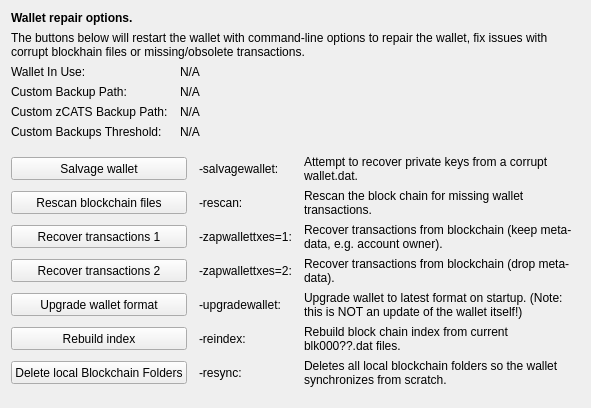
     <widget class="QWidget" name="tab_repair">
      <attribute name="title">
       <string>&amp;Wallet Repair</string>
      </attribute>
      <layout class="QGridLayout" name="gridLayout_4" columnstretch="0,0,0,0">
       <property name="horizontalSpacing">
        <number>12</number>
       </property>
       <item row="0" column="0" colspan="4">
        <widget class="QLabel" name="label_repair_header">
         <property name="font">
          <font>
           <weight>75</weight>
           <bold>true</bold>
          </font>
         </property>
         <property name="text">
          <string>Wallet repair options.</string>
         </property>
        </widget>
       </item>
       <item row="1" column="0" colspan="4">
        <widget class="QLabel" name="label_repair_helptext">
         <property name="font">
          <font>
           <weight>50</weight>
           <bold>false</bold>
          </font>
         </property>
         <property name="text">
          <string>The buttons below will restart the wallet with command-line options to repair the wallet, fix issues with corrupt blockhain files or missing/obsolete transactions.</string>
         </property>
         <property name="wordWrap">
          <bool>true</bool>
         </property>
        </widget>
       </item>
       <item row="2" column="0">
        <widget class="QLabel" name="wallet_path_label">
         <property name="text">
          <string>Wallet In Use:</string>
         </property>
        </widget>
       </item>
       <item row="2" column="1" colspan="3">
        <widget class="QLabel" name="wallet_path">
         <property name="cursor">
          <cursorShape>IBeamCursor</cursorShape>
         </property>
         <property name="text">
          <string>N/A</string>
         </property>
         <property name="textFormat">
          <enum>Qt::PlainText</enum>
         </property>
         <property name="textInteractionFlags">
          <set>Qt::LinksAccessibleByMouse|Qt::TextSelectableByKeyboard|Qt::TextSelectableByMouse</set>
         </property>
        </widget>
       </item>
       <item row="3" column="0">
        <widget class="QLabel" name="wallet_custombackuppath_label">
         <property name="visible">
          <bool>false</bool>
         </property>
         <property name="text">
          <string>Custom Backup Path:</string>
         </property>
        </widget>
       </item>
       <item row="3" column="1" colspan="3">
        <widget class="QLabel" name="wallet_custombackuppath">
         <property name="cursor">
          <cursorShape>IBeamCursor</cursorShape>
         </property>
         <property name="visible">
          <bool>false</bool>
         </property>
         <property name="text">
          <string>N/A</string>
         </property>
         <property name="textFormat">
          <enum>Qt::PlainText</enum>
         </property>
         <property name="textInteractionFlags">
          <set>Qt::LinksAccessibleByMouse|Qt::TextSelectableByKeyboard|Qt::TextSelectableByMouse</set>
         </property>
        </widget>
       </item>
       <item row="4" column="0">
        <widget class="QLabel" name="wallet_customzpivbackuppath_label">
         <property name="visible">
          <bool>false</bool>
         </property>
         <property name="text">
          <string>Custom zCATS Backup Path:</string>
         </property>
        </widget>
       </item>
       <item row="4" column="1" colspan="3">
        <widget class="QLabel" name="wallet_customzpivbackuppath">
         <property name="cursor">
          <cursorShape>IBeamCursor</cursorShape>
         </property>
         <property name="visible">
          <bool>false</bool>
         </property>
         <property name="text">
          <string>N/A</string>
         </property>
         <property name="textFormat">
          <enum>Qt::PlainText</enum>
         </property>
         <property name="textInteractionFlags">
          <set>Qt::LinksAccessibleByMouse|Qt::TextSelectableByKeyboard|Qt::TextSelectableByMouse</set>
         </property>
        </widget>
       </item>
       <item row="5" column="0">
        <widget class="QLabel" name="wallet_custombackupthreshold_label">
         <property name="visible">
          <bool>false</bool>
         </property>
         <property name="text">
          <string>Custom Backups Threshold:</string>
         </property>
        </widget>
       </item>
       <item row="5" column="1" colspan="3">
        <widget class="QLabel" name="wallet_custombackupthreshold">
         <property name="cursor">
          <cursorShape>IBeamCursor</cursorShape>
         </property>
         <property name="visible">
          <bool>false</bool>
         </property>
         <property name="text">
          <string>N/A</string>
         </property>
         <property name="textFormat">
          <enum>Qt::PlainText</enum>
         </property>
         <property name="textInteractionFlags">
          <set>Qt::LinksAccessibleByMouse|Qt::TextSelectableByKeyboard|Qt::TextSelectableByMouse</set>
         </property>
        </widget>
       </item>
       <item row="6" column="0">
        <spacer name="verticalSpacer_repair1">
         <property name="orientation">
          <enum>Qt::Vertical</enum>
         </property>
         <property name="sizeHint" stdset="0">
          <size>
           <width>10</width>
           <height>10</height>
          </size>
         </property>
        </spacer>
       </item>
       <item row="7" column="0" colspan="2">
        <widget class="QPushButton" name="btn_salvagewallet">
         <property name="minimumSize">
          <size>
           <width>100</width>
           <height>23</height>
          </size>
         </property>
         <property name="text">
          <string>Salvage wallet</string>
         </property>
        </widget>
       </item>
       <item row="7" column="2">
        <widget class="QLabel" name="label_repair_salvage_command">
         <property name="text">
          <string notr="true">-salvagewallet:</string>
         </property>
        </widget>
       </item>
       <item row="7" column="3">
        <widget class="QLabel" name="label_repair_salvage">
         <property name="text">
          <string>Attempt to recover private keys from a corrupt wallet.dat.</string>
         </property>
         <property name="wordWrap">
          <bool>true</bool>
         </property>
        </widget>
       </item>
       <item row="8" column="0" colspan="2">
        <widget class="QPushButton" name="btn_rescan">
         <property name="minimumSize">
          <size>
           <width>100</width>
           <height>23</height>
          </size>
         </property>
         <property name="text">
          <string>Rescan blockchain files</string>
         </property>
        </widget>
       </item>
       <item row="8" column="2">
        <widget class="QLabel" name="label_repair_rescan_command">
         <property name="text">
          <string notr="true">-rescan:</string>
         </property>
        </widget>
       </item>
       <item row="8" column="3">
        <widget class="QLabel" name="label_repair_rescan">
         <property name="text">
          <string>Rescan the block chain for missing wallet transactions.</string>
         </property>
         <property name="wordWrap">
          <bool>true</bool>
         </property>
        </widget>
       </item>
       <item row="9" column="0" colspan="2">
        <widget class="QPushButton" name="btn_zapwallettxes1">
         <property name="minimumSize">
          <size>
           <width>100</width>
           <height>23</height>
          </size>
         </property>
         <property name="text">
          <string>Recover transactions 1</string>
         </property>
        </widget>
       </item>
       <item row="9" column="2">
        <widget class="QLabel" name="label_repair_zap1_command">
         <property name="text">
          <string notr="true">-zapwallettxes=1:</string>
         </property>
        </widget>
       </item>
       <item row="9" column="3">
        <widget class="QLabel" name="label_repair_zap1">
         <property name="text">
          <string>Recover transactions from blockchain (keep meta-data, e.g. account owner).</string>
         </property>
         <property name="wordWrap">
          <bool>true</bool>
         </property>
        </widget>
       </item>
       <item row="10" column="0" colspan="2">
        <widget class="QPushButton" name="btn_zapwallettxes2">
         <property name="minimumSize">
          <size>
           <width>100</width>
           <height>23</height>
          </size>
         </property>
         <property name="text">
          <string>Recover transactions 2</string>
         </property>
        </widget>
       </item>
       <item row="10" column="2">
        <widget class="QLabel" name="label_repair_zap2_command">
         <property name="text">
          <string notr="true">-zapwallettxes=2:</string>
         </property>
        </widget>
       </item>
       <item row="10" column="3">
        <widget class="QLabel" name="label_repair_zap2">
         <property name="text">
          <string>Recover transactions from blockchain (drop meta-data).</string>
         </property>
         <property name="wordWrap">
          <bool>true</bool>
         </property>
        </widget>
       </item>
       <item row="11" column="0" colspan="2">
        <widget class="QPushButton" name="btn_upgradewallet">
         <property name="minimumSize">
          <size>
           <width>100</width>
           <height>23</height>
          </size>
         </property>
         <property name="text">
          <string>Upgrade wallet format</string>
         </property>
        </widget>
       </item>
       <item row="11" column="2">
        <widget class="QLabel" name="label_repair_upgrade_command">
         <property name="text">
          <string notr="true">-upgradewallet:</string>
         </property>
        </widget>
       </item>
       <item row="11" column="3">
        <widget class="QLabel" name="label_repair_upgrade">
         <property name="text">
          <string>Upgrade wallet to latest format on startup. (Note: this is NOT an update of the wallet itself!)</string>
         </property>
         <property name="wordWrap">
          <bool>true</bool>
         </property>
        </widget>
       </item>
       <item row="12" column="0" colspan="2">
        <widget class="QPushButton" name="btn_reindex">
         <property name="minimumSize">
          <size>
           <width>100</width>
           <height>23</height>
          </size>
         </property>
         <property name="text">
          <string>Rebuild index</string>
         </property>
        </widget>
       </item>
       <item row="12" column="2">
        <widget class="QLabel" name="label_repair_reindex_command">
         <property name="text">
          <string notr="true">-reindex:</string>
         </property>
        </widget>
       </item>
       <item row="12" column="3">
        <widget class="QLabel" name="label_repair_reindex">
         <property name="text">
          <string>Rebuild block chain index from current blk000??.dat files.</string>
         </property>
         <property name="wordWrap">
          <bool>true</bool>
         </property>
        </widget>
       </item>
       <item row="13" column="0" colspan="2">
        <widget class="QPushButton" name="btn_resync">
         <property name="minimumSize">
          <size>
           <width>100</width>
           <height>23</height>
          </size>
         </property>
         <property name="text">
          <string>Delete local Blockchain Folders</string>
         </property>
        </widget>
       </item>
       <item row="13" column="2">
        <widget class="QLabel" name="label_repair_resync_command">
         <property name="text">
          <string>-resync:</string>
         </property>
        </widget>
       </item>
       <item row="13" column="3">
        <widget class="QLabel" name="label_repair_resync">
         <property name="text">
          <string>Deletes all local blockchain folders so the wallet synchronizes from scratch.</string>
         </property>
         <property name="wordWrap">
          <bool>true</bool>
         </property>
        </widget>
       </item>
       <item row="14" column="0">
        <spacer name="verticalSpacer_repair2">
         <property name="orientation">
          <enum>Qt::Vertical</enum>
         </property>
         <property name="sizeHint" stdset="0">
          <size>
           <width>20</width>
           <height>10</height>
          </size>
         </property>
        </spacer>
       </item>
      </layout>
     </widget>
